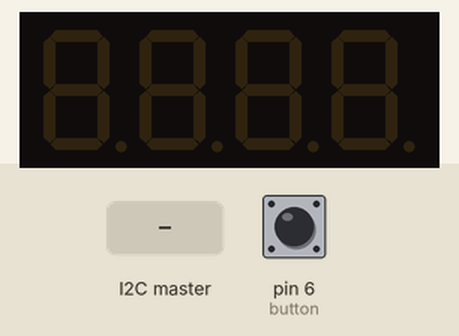
Recording of a sketch running on a simulated Arduino Uno, built with avr-gcc and run on an emulated ATmega328P. On the bench: 4-digit seven-segment display. The test bench sets the inputs (shaded band); at power-on: pin 6 (button) LOW.

Above: at 2.2 s.
2.3 s: the I2C master sends the byte 1
At 2.9 s:
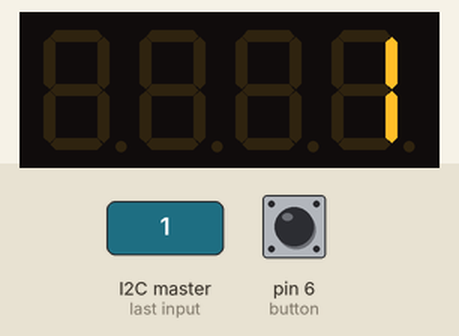
3.8 s: the I2C master sends the byte 0
At 5.2 s:
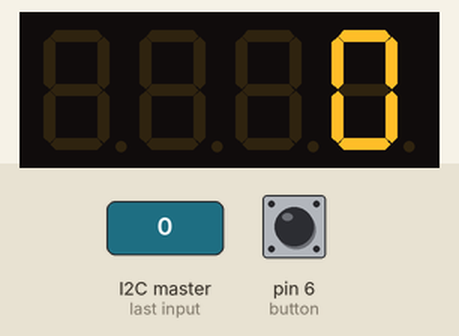
Timing chart, 0 to 6.8 s (numbered marks = the images above; inputs shaded):
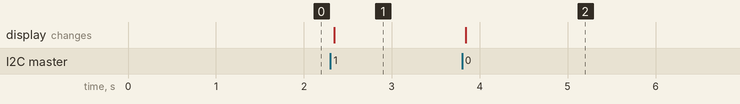

Measured:
- after the input at 2.3 s, the display: changes at once (image 1)
- after the input at 3.8 s, the display: changes at once (image 2)

The sketch:

slave.ino
```cpp
#include <Wire.h>
#include <TM1637Display.h>

#define CLK 2
#define DIO 3
#define ADDRSS 0x08

// Create display object of type TM1637Display:
TM1637Display display = TM1637Display(CLK, DIO);

byte i2c_rcv;

int button = 6;
int buttonVal;
int wireRed;

void setup()
{
  display.clear();
  delay(1000);

  Serial.begin(9600);

  Wire.begin(ADDRSS);
  Wire.onReceive(dataRcv);
  Wire.onRequest(dataRqst);

  pinMode(button, INPUT); // sets the digital pin 7 as input

  i2c_rcv = 255;
}

void loop()
{
  display.setBrightness(7);

  buttonVal = digitalRead(button); // read the input pin

  if (buttonVal)
  {
    dataRqst();
  }
}

void dispTest(int num)
{
  display.showNumberDec(num);
}

void dataRcv(int numBytes)
{
  while (Wire.available())
  {
    i2c_rcv = Wire.read();
  }
  display.showNumberDec(i2c_rcv);
}

void dataRqst()
{
  Wire.write("k");
}
```
